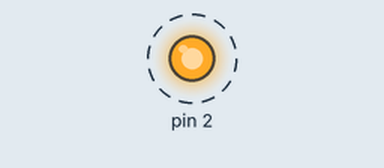
Recording of a sketch running on a simulated Arduino Uno, built with avr-gcc and run on an emulated ATmega328P. Parts: output pins drawn as LEDs (lit = HIGH). Dashed ring = blinking.

Above: at 0.5 s.
Timing chart, 0 to 4.6 s (numbered marks = the images above):
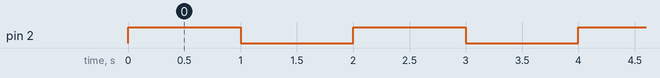

The sketch:

usoDeReelevador.ino
```cpp
void setup() {
  Serial.begin(9600);
  pinMode(2, OUTPUT);
}

void loop() {
  relevadorOn();
  delay(1000);
  relevadorOff();
  delay(1000);
}

void relevadorOn(void){
  digitalWrite(2, HIGH);
  return;
}

void relevadorOff(void){
  digitalWrite(2, LOW);
  return;
}
```

Measured:
- by itself, pin 2: alternates HIGH for 1.0 s and LOW for 1.0 s
